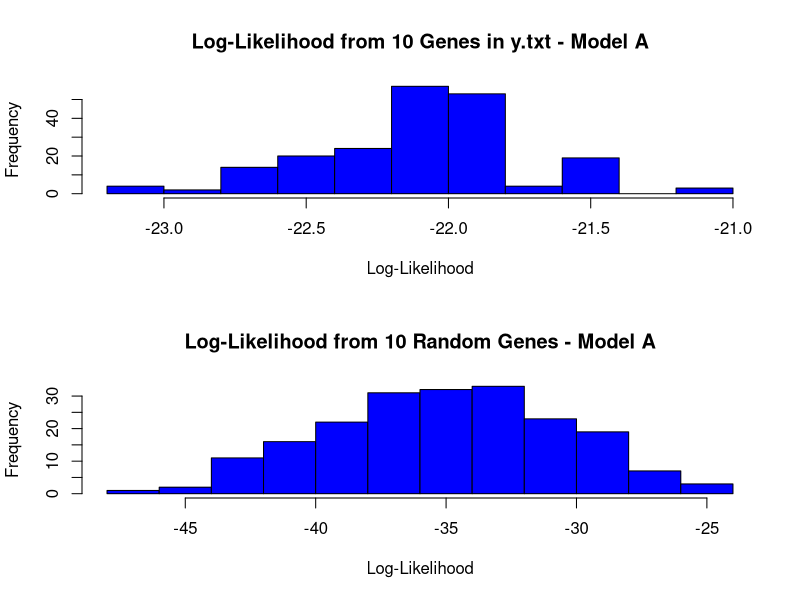
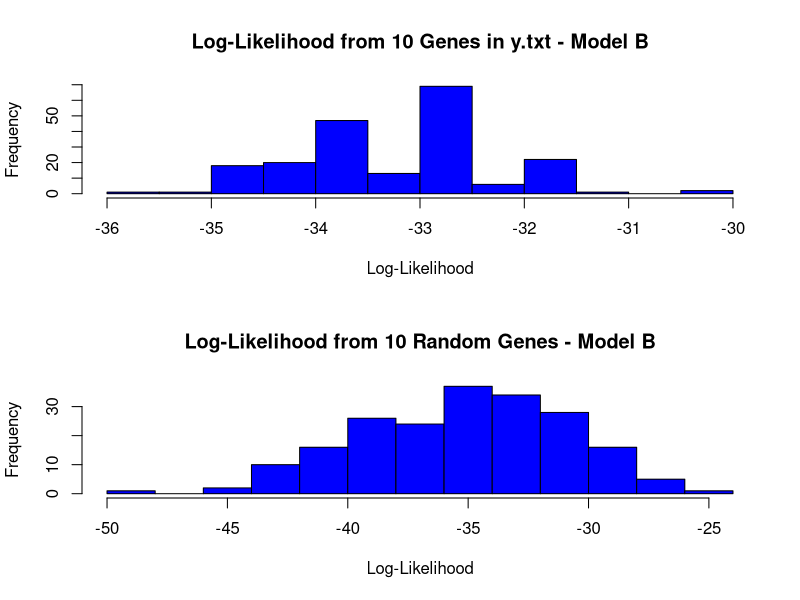

Recreate these plots in R, in order.
# -------------------------------------------------------
# HW1 Problem 4
# 
# Script by: Mohammad Abdulqader
#
# this shell script is used to solve problem 4b and 4c in 
# the HW1 assignment for BME 230B
# -------------------------------------------------------

# read data
data1 <-read.csv('experiment_1.txt')
data2 <-read.csv('experiment_2.txt')
data3 <-read.csv('experiment_3.txt')
data4 <-read.csv('experiment_4.txt')


# Model A
pdf('Problem_4b.pdf')
par(mfrow = c(2, 1))

hist(data1$log_likelihood, main='Log-Likelihood from 10 Genes in y.txt - Model A', 
    col = 'blue', xlab = 'Log-Likelihood')
hist(data2$log_likelihood, main='Log-Likelihood from 10 Random Genes - Model A', 
    col = 'blue', xlab = 'Log-Likelihood')

dev.off()

# Model B
pdf('Problem_4c.pdf')
par(mfrow = c(2, 1))

hist(data3$log_likelihood, main='Log-Likelihood from 10 Genes in y.txt - Model B', 
    col = 'blue', xlab = 'Log-Likelihood')
hist(data4$log_likelihood, main='Log-Likelihood from 10 Random Genes - Model B', 
    col = 'blue', xlab = 'Log-Likelihood')

dev.off()

par(mfrow = c(1, 1))